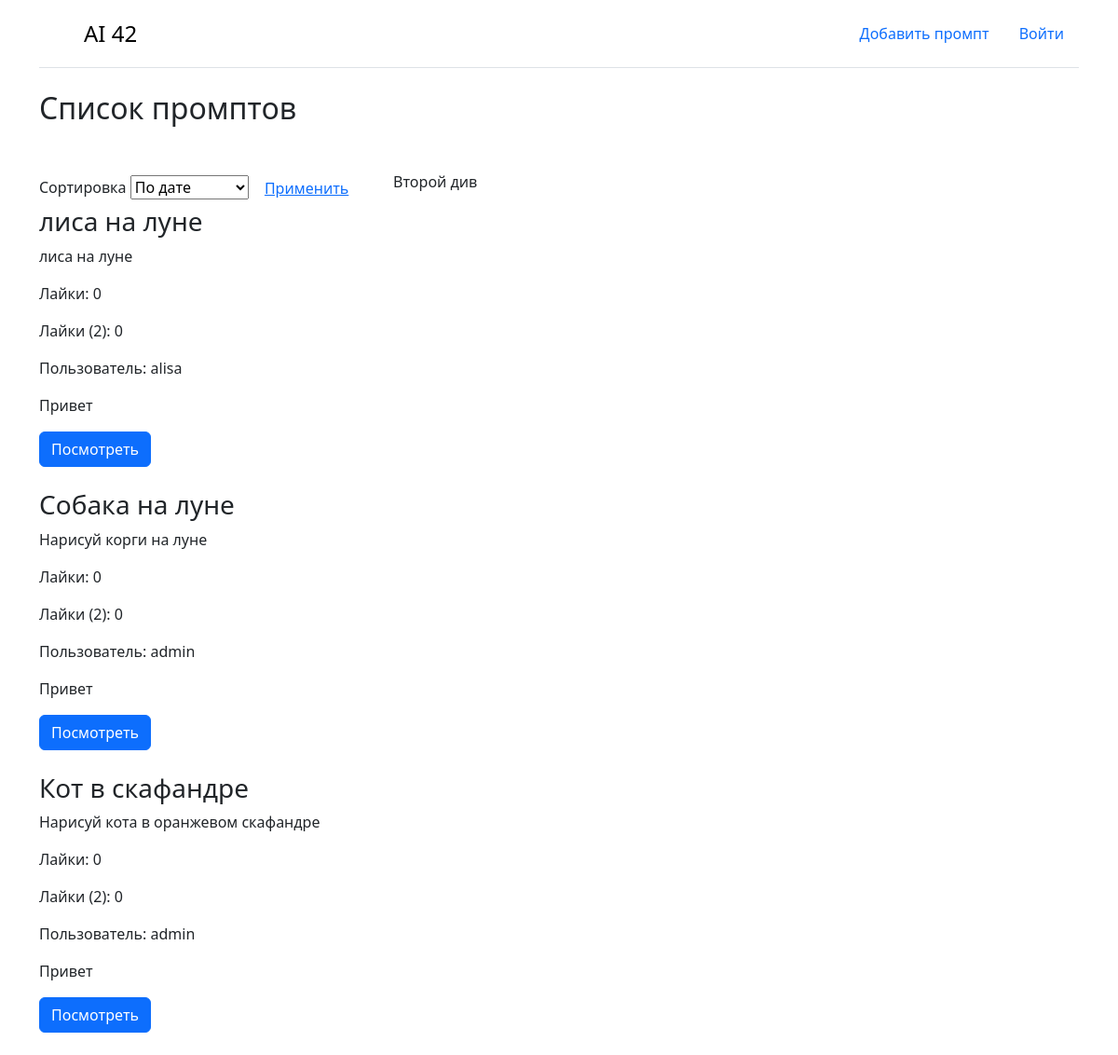
Before: / with the older database file.
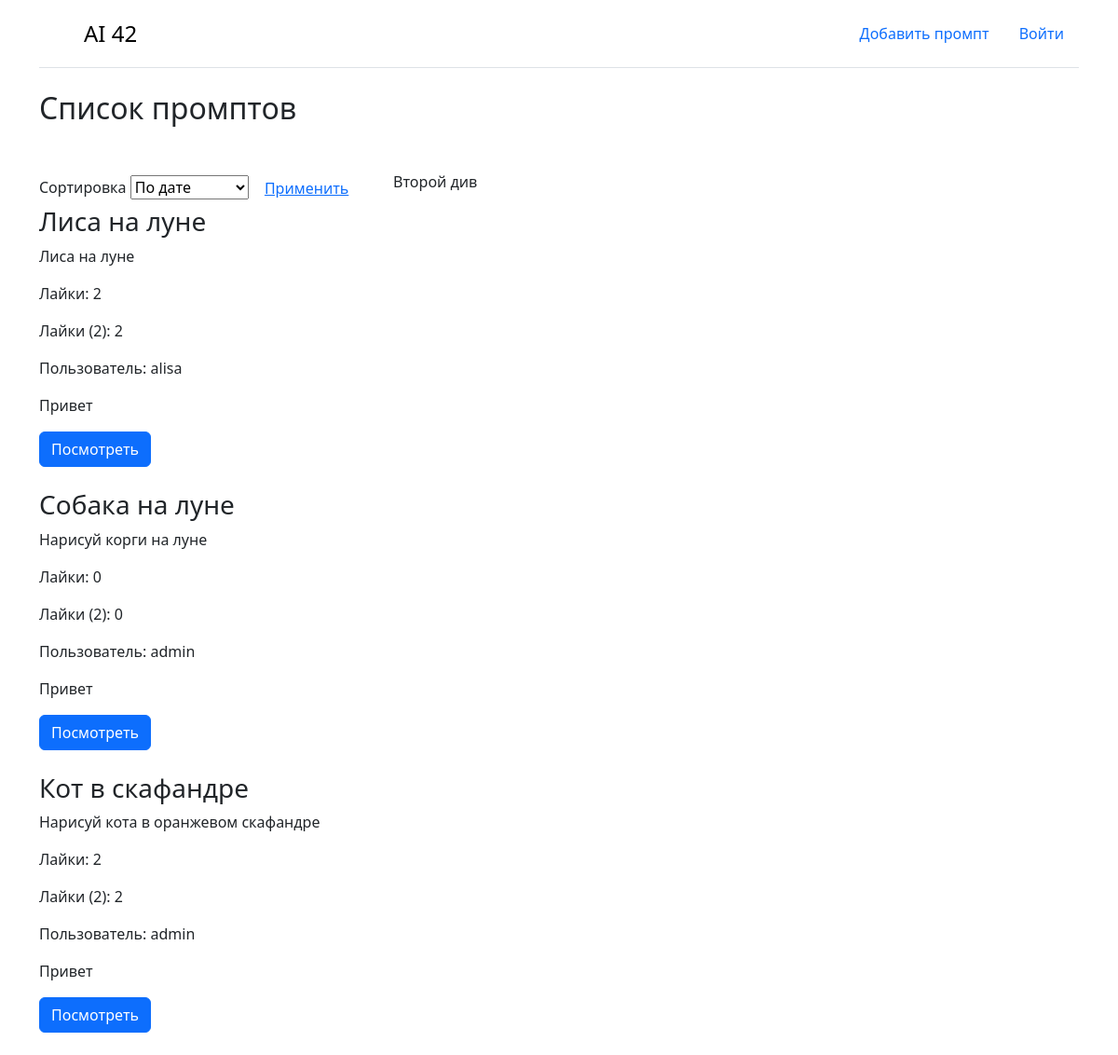
After: the same page with the newer database file.
### core/models.py (models this page shows, shortened)
class Prompt(models.Model):
    name = models.CharField(max_length=255, verbose_name='название промпта')
    text = models.TextField(verbose_name='описание промпта')
    created_at = models.DateTimeField(auto_now=True, verbose_name='дата создания')
    user = models.ForeignKey(User, verbose_name='пользователь', on_delete=models.CASCADE)
    class Meta:
        verbose_name = 'Промпт'
        verbose_name_plural = 'Промпты'
    def likes_count(self):
        count = PromptLike.objects.filter(prompt__id=self.id).count()
        return count
    def get_hello(self):
        return 'Привет'

### core/views.py (the view, shortened to what this page needs)
# urls.py: path('', main),
def main(request):
    prompts = Prompt.objects.all().order_by('-created_at')
    sort_way = request.GET.get('sort')
    context = {'prompts': prompts}
    return render(request, 'main.html', context)

### templates/main.html (shortened to what this page needs)
{% extends 'base.html' %}
{% block content %}
<h2>Список промптов</h2>
<div class="row mt-5">
    <div class="col-md-4">
        <div>
            <form>
                <label>Сортировка</label>
                <select name="sort">
                    <option value="date">По дате</option>
                </select>
                <button class="btn btn-link">Применить</button>
            </form>
        </div>
        {% for prompt in prompts %}
        <div class="mb-4">
            <h3>{{ prompt.name }}</h3>
            <p>{{ prompt.text }}</p>
            <p>Лайки: {{ prompt.likes_count }}</p>
            <p>Лайки (2): {{ prompt.promptlike_set.count }}</p>
            <p>Пользователь: {{ prompt.user }}</p>
            <p>{{ prompt.get_hello }}</p>
            <a class="btn btn-primary" href="{% url 'prompt_detail' prompt.id %}" role="button">Посмотреть</a>
        </div>
        {% endfor %}
    </div>
    <div class="col-md-8">Второй див</div>
</div>
{% endblock %}

Changed rows visible on the page:
changed Prompt "alisa": name "лиса на луне" → "Лиса на луне"; text "лиса на луне" → "Лиса на луне"; likes_count "0" → "2"; promptlike_set.count "0" → "2"
computed for Prompt "Кот в скафандре": likes_count "0" → "2"; promptlike_set.count "0" → "2"
